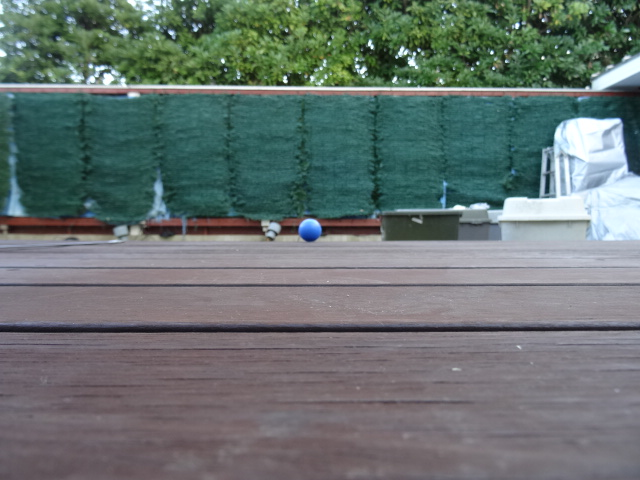
#> input picture work/marker/5 Photos/5100.jpg, 640 x 480 px; its folder holds only this picture in this run
$ python 'gazou atume .py'
#> lines starting #> are read from the running program, lines starting #| are printed output that depends on the picture; after the words box and inside, x2 and y2 are one past the last pixel; in counts of white or black regions, pixels touching at a corner belong together
# -*- coding: utf-8 -*-
import cv2
import numpy as np
import math
import time
import csv
import glob
from natsort import natsorted
import os
# 抽出したいカラーボールの色指定
# 0 <= h <= 179 (色相)　OpenCVではmax=179なのでR:0(180),G:60,B:120となる
# 0 <= s <= 255 (彩度)　黒や白の値が抽出されるときはこの閾値を大きくする
# 0 <= v <= 255 (明度)　これが大きいと明るく，小さいと暗い
c_min = np.array([97, 170, 0])
c_max = np.array([117, 255, 255])
time_list = []
# 膨張化用のカーネル
k = np.ones((5,5),np.uint8)

def color_track(im,h_min,h_max):
    global time_list
    time_list.append(['RGB色空間からHSV色空間に変換', time.perf_counter()])
    im_h = cv2.cvtColor(im,cv2.COLOR_BGR2HSV)  # RGB色空間からHSV色空間に変換
    time_list.append(['RGB色空間からHSV色空間に変換', time.perf_counter()])
    time_list.append(['マスク画像の生成', time.perf_counter()])
    mask = cv2.inRange(im_h,h_min,h_max,)       # マスク画像の生成
    time_list.append(['マスク画像の生成', time.perf_counter()])
    time_list.append(['平滑化', time.perf_counter()])
    mask = cv2.medianBlur(mask,7)               # 平滑化
    time_list.append(['平滑化', time.perf_counter()])
    time_list.append(['膨張化', time.perf_counter()])
    mask = cv2.dilate(mask,k,iterations=2)      # 膨張化
    time_list.append(['膨張化', time.perf_counter()])
    time_list.append(['色領域抽出', time.perf_counter()])
    im_c = cv2.bitwise_and(im,im,mask=mask)     # 色領域抽出
    time_list.append(['色領域抽出', time.perf_counter()])
    return mask#,im_c
def    index_emax(cnt):
    max_num = 0
    max_i = -1
    for i in range(len(cnt)):
        cnt_num=len(cnt[i])
        if cnt_num > max_num:
            max_num = cnt_num
            max_i = i
    return max_i
def    main():
    dirname = "5 Photos/*.jpg"
    files = glob.glob(dirname)
    print(files)
    process_time = []
    l = []

    for i in natsorted(files):
        print("a")
        global time_list
        time_list = []
        allstart = time.perf_counter()
        L1 = 200  # カメラと測定場所の距離　200[mm]
        h1 = 104  # 測定場所での画面サイズ 220 [ピクセル]
        H =  50   # ボールの直径[mm]
        Z =  200  # 200mm先のz位置[mm
        # 入力画像の取得
        print(i)
        time_list.append(['画像取得', time.perf_counter()])
        im =   cv2.imread(i)      # カラーボールのトラッキング
#> im is the input picture: shape (480, 640, 3); mean B, G, R 112.5, 114.8, 103.3
        time_list.append(['画像取得', time.perf_counter()])
        time_list.append(['リサイズ', time.perf_counter()])

        """
        height = im.shape[0]
        width = im.shape[1]
        # 画像のサイズを変更
        # 第一引数：サイズを変更する画像
        # 第二引数：変更後の幅
        # 第三引数：変更後の高さ
        size = 2 #サイズ指定

        im= cv2.resize(im,(width//size, height//size))
        time_list.append(['リサイズ', time.perf_counter()])
        """


        mask1 = color_track(im,c_min,c_max)
#> in color_track, `im_h = cv2.cvtColor(im,cv2.COLOR_BGR2HSV)`: im_h: shape (480, 640, 3); mean H, S, V 112.9, 60.4, 121.7
#> in color_track, `mask = cv2.inRange(im_h,h_min,h_max,)`:
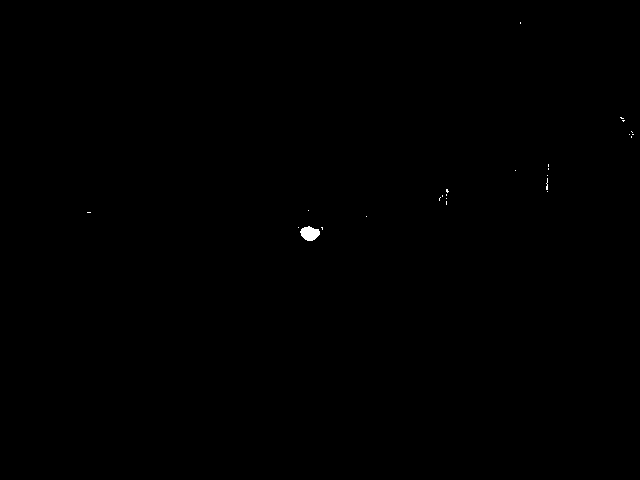
#> mask: shape (480, 640); 0.09% white; 25 white regions (24 under 20 px), largest, box (x1, y1, x2, y2) and area: (300, 226, 320, 241) 212
#> in color_track, `mask = cv2.medianBlur(mask,7)`: mask: shape (480, 640); 0.06% white; 1 white region, box (x1, y1, x2, y2) and area: (301, 227, 320, 241) 195
#> in color_track, `mask = cv2.dilate(mask,k,iterations=2)`:
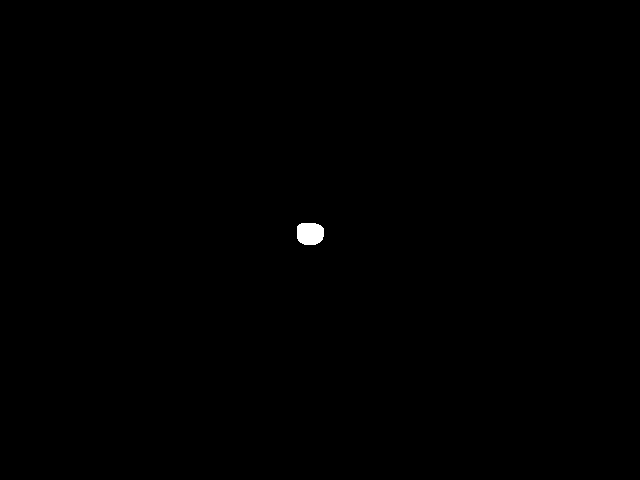
#> mask: shape (480, 640); 0.17% white; 1 white region
        mask2 = color_track(im,c_min,c_max)

        # 色領域の輪郭を抽出
        time_list.append(['色領域の輪郭を抽出', time.perf_counter()])
        cnt, hierarchy = cv2.findContours(mask2,cv2.RETR_EXTERNAL, cv2.CHAIN_APPROX_SIMPLE)
#> cnt = 1 contour; box (x1, y1, x2, y2) and area: (297, 223, 324, 245) 484
        time_list.append(['色領域の輪郭を抽出', time.perf_counter()])
        #cnt = cv2.findContours(mask2,cv2.RETR_TREE,cv2.CHAIN_APPROX_SIMPLE)[0]
        n = index_emax(cnt)
#> the loop in index_emax, `for i in range(len(cnt)):` made 1 pass
#> (cnt_num, max_num, max_i) on pass 1: (26, 26, 0)
#> after the loop in index_emax, `for i in range(len(cnt)):`: max_i = 0; max_num = 26
#> n = 0

        if n != -1:
            hull = cv2.convexHull(cnt[n])
#> hull = contour of 15 points, box (x1, y1, x2, y2) (297, 223, 324, 245), area 490
            mask2[:] = 0
#> mask2: shape (480, 640); 0.17% of pixels changed, all inside (x1, y1, x2, y2) = (297, 223, 324, 245)
            cv2.drawContours(mask2,[hull],0,(255),-1)
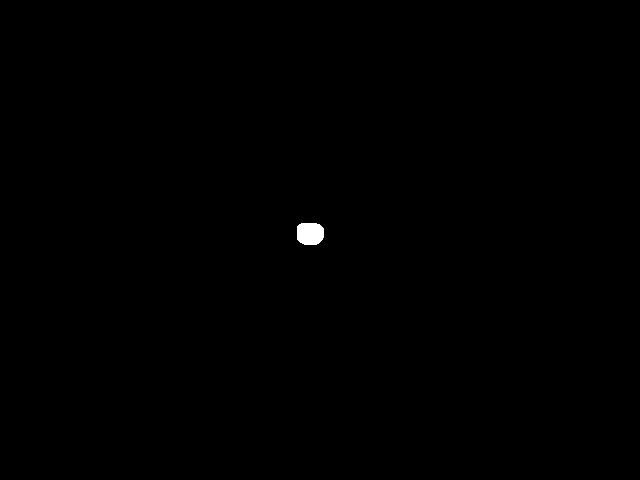
#> mask2: shape (480, 640); 0.17% white; 1 white region, box (x1, y1, x2, y2) and area: (297, 223, 324, 245) 529
            cv2.drawContours(im,[hull],0,(0,200,0),2)
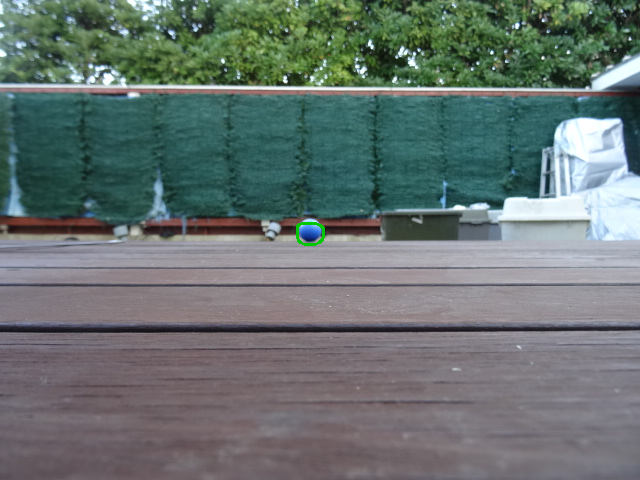
#> im: shape (480, 640, 3); 0.08% of pixels changed, all inside (x1, y1, x2, y2) = (296, 222, 325, 246)
            cv2.drawContours(mask2,[hull],0,(0,200,0),2)
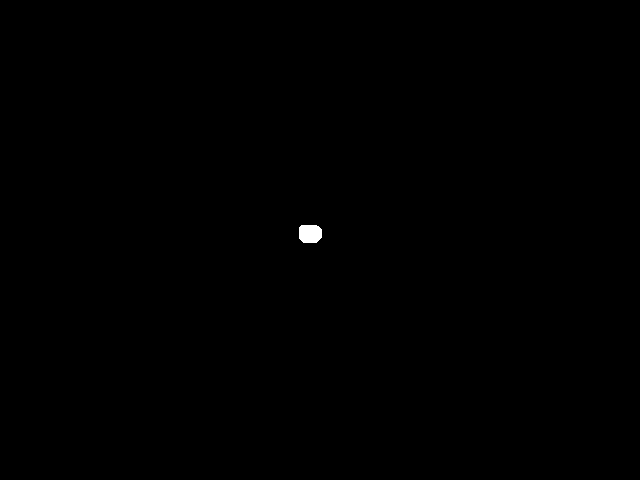
#> mask2: shape (480, 640); 0.12% white; 1 white region, box (x1, y1, x2, y2) and area: (299, 225, 322, 243) 375
            M1 = cv2.moments(cnt[n])
#> M1 = moments, m00 484.5, centre m10/m00, m01/m00 = (309.6, 233.2)
            if M1["m00"] != 0:
                cx,cy = int(M1["m10"]/M1["m00"]),int(M1["m01"]/M1["m00"])
#> cx = 309; cy = 233
            else:
                cx,cy = 320,240
        else:
            cx,cy = 320,240

        # 色領域の高さ計算
        time_list.append(['距離計算', time.perf_counter()])
        mask = cv2.bitwise_and(mask1,mask1,mask=mask2)
        mask = cv2.Canny(mask2,100,200)
#> mask: shape (480, 640); 0.03% white in thin lines or dots, all inside (x1, y1, x2, y2) = (298, 224, 322, 243)
        y,x = np.where(mask == 255)
#> y = 77 values from 224 to 242; x = 77 values, max 321 at index 27, min 298 at index 25, mean 309.6
        if len(y)!= 0:
            # 対象物体の画像上の高さh2を計算
            ymax,ymin = np.amax(y),np.amin(y)
#> ymax = 242; ymin = 224
            xmax,xmin = np.amax(x),np.amin(x)
#> xmax = 321; xmin = 298

            #高さと幅の大きいほうを直径として使う
            h2 = max([(ymax - ymin),(xmax - xmin)])
#> h2 = 23

            #中心位置を直径をもとに補正（要修正）
            cx = cx + int((h2 - (xmax - xmin))/2)
            cy = cy + int((h2 - (ymax - ymin))/2)
#> cy = 235

            if float(h2) !=0:
                # 奥行きL2を計算
                L2 = (h1/float(h2))*L1
#> L2 = 904.3
                # 1px当たりの大きさを計算
                a = H/float(h2)
#> a = 2.17
                # 三次元位置（X, Y, Z）を計算
                X = (cx-320)*a
#> X = -23.91
                Y = (240-cy)*a
#> Y = 10.87
                if L2 > X:
                    Z = math.sqrt(L2*L2-X*X)
#> Z = 904
                X,Y,Z,L2 = round(X),round(Y),round(Z),round(L2)
#> X = -24; Y = 11; L2 = 904
            time_list.append(['距離計算', time.perf_counter()])
            alltime_list = time.perf_counter()

            # 処理時間算出
            alltime = alltime_list- allstart
            print("全体" + str(alltime) + "[sec]")
            #print(time_list)
            est = str(L2)
#> est = '904'
            est=  est[:2] + '.' + est[2:]
#> est = '90.4'
            l.append([est])
            process_time.append(['全体',alltime])
            """
            i = 0
            while i < len(time_list):
                pname = time_list[i][0]
                ans = time_list[i+1][1] - time_list[i][1]
                process_time.append([pname, ans])
                #print(pname,ans)
                i= i+2
            #print(process_time)

            #推定距離格納
            long = str(num)

            if num == 10:
                l.append([long])
                l.append([est])
            else:


            """
            # 結果表示

            cv2.circle(im,(cx,cy),5, (0,0,255), -1)
#> im: shape (480, 640, 3); 0.03% of pixels changed, all inside (x1, y1, x2, y2) = (304, 230, 315, 241)
            cv2.circle(im,(cx,cy),int(h2/2), (255,0,255), 1)
#> im: shape (480, 640, 3); mean B, G, R 112.3, 114.8, 103.3
            cv2.putText(im,"X: "+str(X)+"[mm]",(30,20),1,1.5,(70,70,220),2)
            cv2.putText(im,"Y: "+str(Y)+"[mm]",(30,50),1,1.5,(70,70,220),2)
            cv2.putText(im,"Z: "+str(Z)+"[mm]",(30,80),1,1.5,(70,70,220),2)
            cv2.putText(im,"h2: "+str(h2)+"[pixcel]",(30,120),1,1.5,(220,70,90),2)
            cv2.putText(im,"L2: "+str(L2)+"[mm]",(30,160),1,1.5,(220,70,90),2)
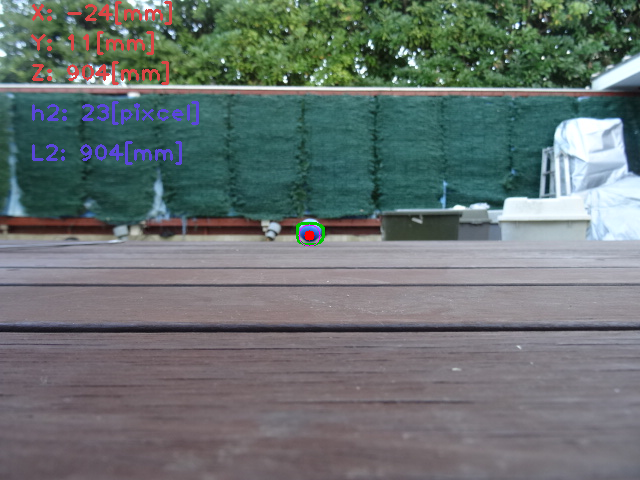
#> im: shape (480, 640, 3); mean B, G, R 113, 114.3, 104.5

            """
            height = im.shape[0]
            width = im.shape[1]

            # 画像のサイズを変更
            # 第一引数：サイズを変更する画像
            # 第二引数：変更後の幅
            # 第三引数：変更後の高さ
            im= cv2.resize(im,(width//4, height//4))
            mask2 = cv2.resize(mask2,(width//4, height//4))


            cv2.namedWindow("Camera", 1)
            cv2.namedWindow("Mask", 1)
            cv2.imshow("Camera",im)
            cv2.imshow("Mask",mask2)
            """
            cname = 'c' + i[9:]
            mname = 'm' + i[9:]
            print(cname)
            cv2.imwrite(os.path.join(dirname[:8], cname),im)
            cv2.imwrite(os.path.join(dirname[:8], mname),mask2)


    #処理csvファイル作成
    syori = dirname[0]+ '処理時間.csv'
    with open(syori, "a", encoding="Shift_jis") as f:
        writer = csv.writer(f, lineterminator="\n")
        writer.writerows(process_time)
        print(process_time)

    #推定csvファイルを読み取り
    suitei = dirname[0] + '推定結果.csv'
    with open(suitei, "a", encoding="Shift_jis") as f:
        writer = csv.writer(f, lineterminator="\n")
        writer.writerows(l)
        print(l)
#| [['90.4']]

if __name__ == '__main__':
    main()

$ run again, on work/marker/5 Photos/520.jpg
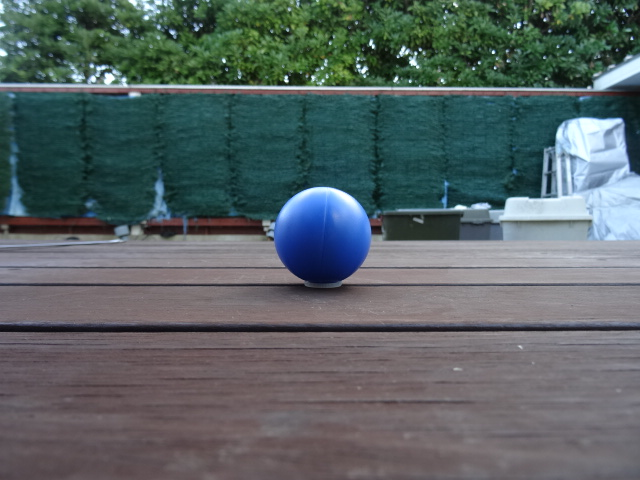
#> input picture work/marker/5 Photos/520.jpg, 640 x 480 px
#> in main, im is the input picture: shape (480, 640, 3); mean B, G, R 100.3, 99.1, 87.5
#> im_h: shape (480, 640, 3); mean H, S, V 115.3, 71.7, 108.4
#> cnt = 3 contours; box (x1, y1, x2, y2) and area: (272, 197, 372, 287) 6560, (624, 123, 640, 142) 184, (84, 207, 96, 219) 120
#> the loop in index_emax, `for i in range(len(cnt)):` made 3 passes
#> (cnt_num, max_num, max_i) on passes 1 to 2: (5, 5, 0), (100, 100, 1)
#> after the loop in index_emax, `for i in range(len(cnt)):`: max_i = 1; max_num = 100
#> n = 1
#> hull = contour of 31 points, box (x1, y1, x2, y2) (272, 197, 372, 287), area 6856
#> in main, `cv2.drawContours(mask2,[hull],0,(0,200,0),2)`:
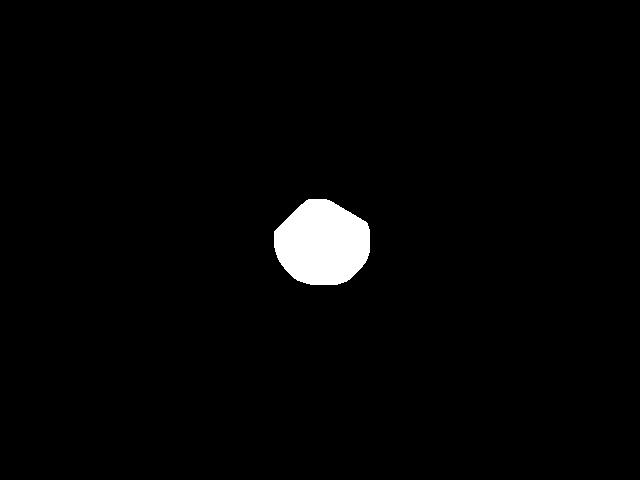
#> mask2: shape (480, 640); 2.1% white; 1 white region, box (x1, y1, x2, y2) and area: (274, 199, 370, 285) 6404
#> M1 = moments, m00 6560.5, centre m10/m00, m01/m00 = (321.1, 244.1)
#> in main, `cx,cy = int(M1["m10"]/M1["m00"]),int(M1["m01"]/M1["m00"])`: cx = 321; cy = 244
#> y = 319 values from 198 to 284; x = 319 values, max 369 at index 131, min 273 at index 140, mean 320.5
#> ymax = 284; ymin = 198
#> xmax = 369; xmin = 273
#> h2 = 96
#> in main, `cy = cy + int((h2 - (ymax - ymin))/2)`: cy = 249
#> in main, `L2 = (h1/float(h2))*L1`: L2 = 216.7
#> a = 0.521
#> in main, `Y = (240-cy)*a`: Y = -4.69
#> in main, `Z = math.sqrt(L2*L2-X*X)`: Z = 216.7
#> in main, `X,Y,Z,L2 = round(X),round(Y),round(Z),round(L2)`: X = 1; Y = -5; Z = 217
#> in main, `est = str(L2)`: est = '217'
#> in main, `est=  est[:2] + '.' + est[2:]`: est = '21.7'
#> in main, `cv2.putText(im,"L2: "+str(L2)+"[mm]",(30,160),1,1.5,(220,70,90),2)`:
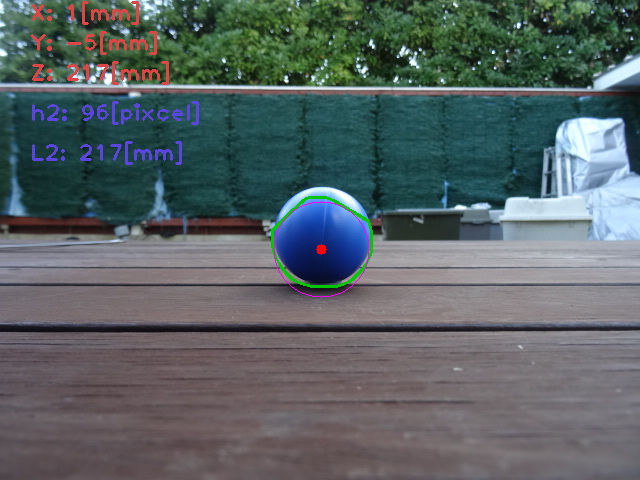
#> im: shape (480, 640, 3); mean B, G, R 100.8, 99, 88.8
#| [['21.7']]
